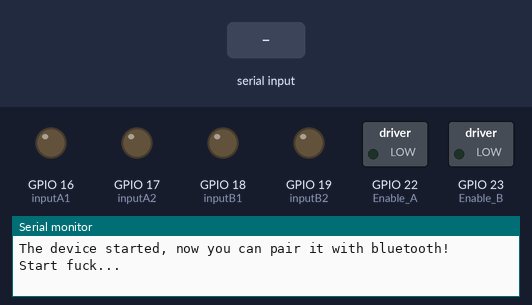
Recording of a sketch running on a simulated ESP32. Parts: switched loads named in the sketch (green lamp = pin HIGH), output pins drawn as LEDs (lit = HIGH), the last lines printed to the serial monitor. The inputs (shaded band) are chosen by the test bench. Nothing arrives over Bluetooth unless stated.

Above: at 1.2 s.
1.3 s: "F" received over the second serial link
At 3.9 s:
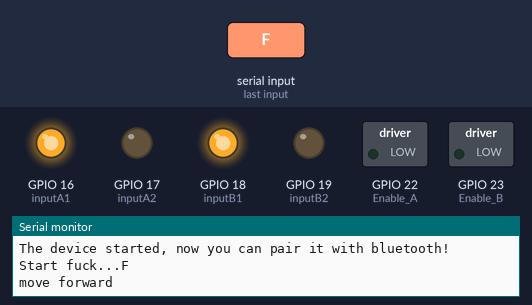
4.3 s: "FF" received over the second serial link
7.1 s: "B" received over the second serial link
At 9.5 s:
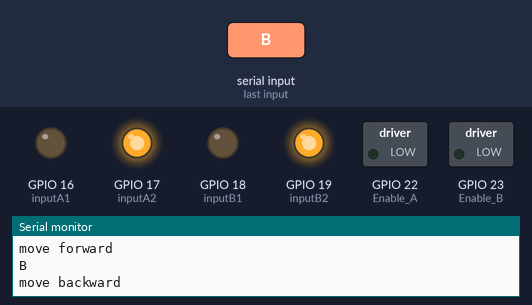
10.1 s: "L" received over the second serial link
At 12.0 s:
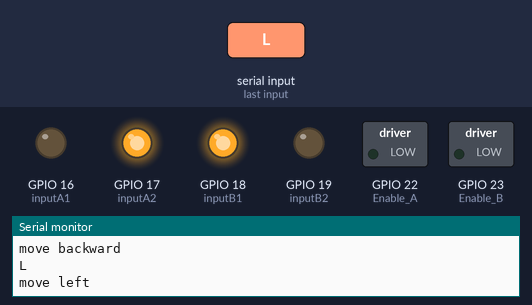
13.0 s: "R" received over the second serial link
At 15.4 s:
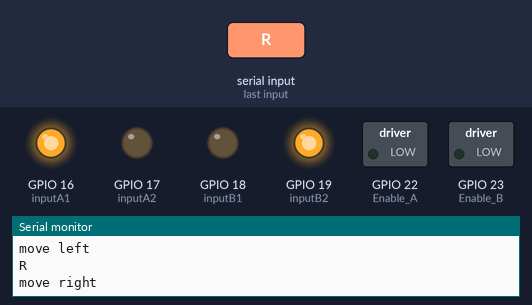
Timing chart, 0 to 16.9 s (numbered marks = the images above; inputs shaded):
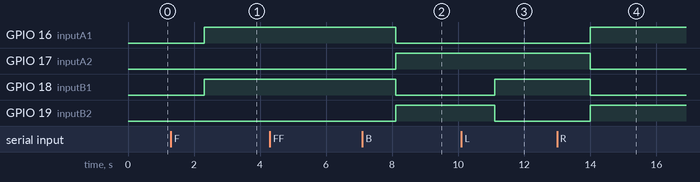

Measured:
- after the input at 1.3 s, GPIO 16 (inputA1), GPIO 18 (inputB1): LOW → HIGH after 1.0 s
- after the input at 7.1 s, GPIO 16 (inputA1), GPIO 18 (inputB1): HIGH → LOW after 1.0 s; GPIO 17 (inputA2), GPIO 19 (inputB2): LOW → HIGH after 1.0 s
- after the input at 10.1 s, GPIO 18 (inputB1): LOW → HIGH after 1.0 s; GPIO 19 (inputB2): HIGH → LOW after 1.0 s
- after the input at 13.0 s, GPIO 16 (inputA1), GPIO 19 (inputB2): LOW → HIGH after 1.0 s; GPIO 17 (inputA2), GPIO 18 (inputB1): HIGH → LOW after 1.0 s

The sketch:

arduino.ino
```cpp
#include "Arduino.h"
#include "BluetoothSerial.h"
#include "string.h"

BluetoothSerial SerialBT;

const int Enable_A = 22;
const int Enable_B = 23;
const int inputA1 = 16;
const int inputA2 = 17;
const int inputB1 = 18;
const int inputB2 = 19;
// const char* Ip = "S";

const int frequency = 500;
const int resolution = 8;
const int pwm_channel_ENB = 0;
const int pwm_channel_ENA = 1;
int flag = 0;

void setup()
{
  definePin();

  Serial.begin(115200);
  SerialBT.begin("ESP32test123");
  Serial.println("The device started, now you can pair it with bluetooth!");
  Serial.print("Start fuck...");


}

void motorSpeed(int SpeedENA, int SpeedEnB){
  ledcWrite(pwm_channel_ENA, SpeedENA);
  ledcWrite(pwm_channel_ENB, SpeedEnB);
}


void definePin(){
  pinMode(Enable_A, OUTPUT);
  pinMode(Enable_B, OUTPUT);
  pinMode(inputA1, OUTPUT);
  pinMode(inputA2, OUTPUT);
  pinMode(inputB1, OUTPUT);
  pinMode(inputB2, OUTPUT);

  ledcSetup(pwm_channel_ENA, frequency, resolution);
  ledcSetup(pwm_channel_ENB, frequency, resolution);

  ledcAttachPin(Enable_A, pwm_channel_ENA);
  ledcAttachPin(Enable_B, pwm_channel_ENB);
}

void moveCar(int direction){
  switch(direction)
    {
      case 1: //ileri

        digitalWrite(inputA1, HIGH);
        digitalWrite(inputA2, LOW);
        digitalWrite(inputB1 , HIGH);
        digitalWrite(inputB2, LOW);

        if (flag== 1){
          for (int i = 255; i >= 0; --i){
            motorSpeed(i, i);
            delay(2);
          }
        }


        break;

      case 2: //geri

        digitalWrite(inputA1, LOW);
        digitalWrite(inputA2, HIGH);
        digitalWrite(inputB1, LOW);
        digitalWrite(inputB2, HIGH);

        if (flag== 1){
          for (int i = 255; i >= 0; --i){
            motorSpeed(i, i);
            delay(2);
          }
        }

        break;

      case 3: //sağ

        digitalWrite(inputA1, HIGH);
        digitalWrite(inputA2, LOW);
        digitalWrite(inputB1, LOW);
        digitalWrite(inputB2, HIGH);

        if (flag== 1){
          for (int i = 225; i >= 0; --i){
            motorSpeed(i, i);
            delay(2);
          }
        }


        break;

      case 4: //sol

        digitalWrite(inputA1, LOW);
        digitalWrite(inputA2, HIGH);
        digitalWrite(inputB1, HIGH);
        digitalWrite(inputB2, LOW);

        if (flag== 1){
          for (int i = 225; i >= 0; --i){
            motorSpeed(i, i);
            delay(2);
          }
        }

        break;

      case 5: //dur
        motorSpeed(0, 0);
        break;

      default: //dur
        motorSpeed(0, 0);
        break;
    }

}


void loop(){
  flag = 0;

  if (SerialBT.available()) {
    //Serial.write(SerialBT.read());
    String Ip = SerialBT.readString();
    Serial.println(Ip);

     if (Ip == "F" || Ip == "FF"){
    flag = 1;
    Serial.println("move forward");
    moveCar(1);
  }
  else  if (Ip == "B"|| Ip == "BB"){
    flag = 1;
    Serial.println("move backward");
    moveCar(2);
  }
  else  if (Ip == "L"|| Ip == "LL"){
    flag = 1;
    Serial.println("move left");
    moveCar(4);
  }
  else  if (Ip == "R"|| Ip == "RR"){
    flag = 1;
    Serial.println("move right");
    moveCar(3);
  }
  else  if (Ip == "S"|| Ip == "SS"){
    flag = 1;
    Serial.println("stop");
    moveCar(5);
  }
  else {
    flag = 1;
    moveCar(5);
  }
  }


}
```
